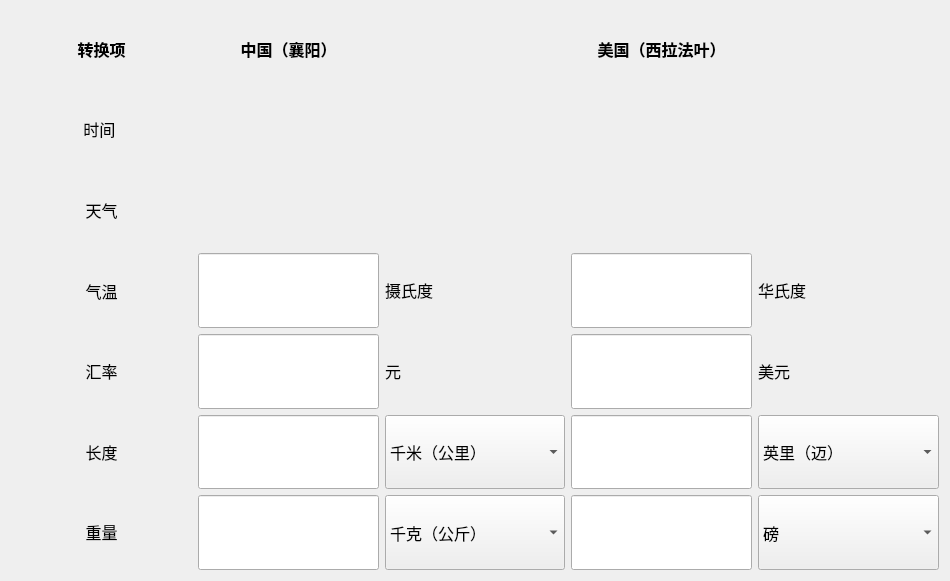
<?xml version="1.0" encoding="UTF-8"?>
<ui version="4.0">
 <class>MainWindow</class>
 <widget class="QMainWindow" name="MainWindow">
  <property name="geometry">
   <rect>
    <x>0</x>
    <y>0</y>
    <width>950</width>
    <height>581</height>
   </rect>
  </property>
  <property name="windowTitle">
   <string>MainWindow</string>
  </property>
  <widget class="QWidget" name="centralWidget">
   <layout class="QHBoxLayout" name="horizontalLayout_2">
    <item>
     <layout class="QGridLayout" name="gridLayout">
      <item row="0" column="0">
       <layout class="QVBoxLayout" name="verticalLayout">
        <item>
         <widget class="QLabel" name="label_14">
          <property name="font">
           <font>
            <family>Microsoft YaHei</family>
            <pointsize>12</pointsize>
            <weight>75</weight>
            <bold>true</bold>
           </font>
          </property>
          <property name="text">
           <string>转换项</string>
          </property>
          <property name="alignment">
           <set>Qt::AlignCenter</set>
          </property>
         </widget>
        </item>
        <item>
         <widget class="QLabel" name="label_6">
          <property name="font">
           <font>
            <family>Microsoft YaHei</family>
            <pointsize>12</pointsize>
           </font>
          </property>
          <property name="text">
           <string>时间 </string>
          </property>
          <property name="alignment">
           <set>Qt::AlignCenter</set>
          </property>
         </widget>
        </item>
        <item>
         <widget class="QLabel" name="label_9">
          <property name="font">
           <font>
            <family>Microsoft YaHei</family>
            <pointsize>12</pointsize>
           </font>
          </property>
          <property name="autoFillBackground">
           <bool>false</bool>
          </property>
          <property name="text">
           <string>天气</string>
          </property>
          <property name="alignment">
           <set>Qt::AlignCenter</set>
          </property>
         </widget>
        </item>
        <item>
         <widget class="QLabel" name="label_5">
          <property name="font">
           <font>
            <family>Microsoft YaHei</family>
            <pointsize>12</pointsize>
           </font>
          </property>
          <property name="text">
           <string>气温</string>
          </property>
          <property name="alignment">
           <set>Qt::AlignCenter</set>
          </property>
         </widget>
        </item>
        <item>
         <widget class="QLabel" name="label_CN_5">
          <property name="font">
           <font>
            <family>Microsoft YaHei</family>
            <pointsize>12</pointsize>
           </font>
          </property>
          <property name="text">
           <string>&lt;html&gt;&lt;head/&gt;&lt;body&gt;&lt;p align=&quot;center&quot;&gt;汇率&lt;/p&gt;&lt;/body&gt;&lt;/html&gt;</string>
          </property>
         </widget>
        </item>
        <item>
         <widget class="QLabel" name="label_CN_4">
          <property name="font">
           <font>
            <family>Microsoft YaHei</family>
            <pointsize>12</pointsize>
           </font>
          </property>
          <property name="text">
           <string>&lt;html&gt;&lt;head/&gt;&lt;body&gt;&lt;p align=&quot;center&quot;&gt;长度&lt;/p&gt;&lt;/body&gt;&lt;/html&gt;</string>
          </property>
         </widget>
        </item>
        <item>
         <widget class="QLabel" name="label_CN_6">
          <property name="font">
           <font>
            <family>Microsoft YaHei</family>
            <pointsize>12</pointsize>
           </font>
          </property>
          <property name="text">
           <string>&lt;html&gt;&lt;head/&gt;&lt;body&gt;&lt;p align=&quot;center&quot;&gt;重量&lt;/p&gt;&lt;/body&gt;&lt;/html&gt;</string>
          </property>
         </widget>
        </item>
       </layout>
      </item>
      <item row="0" column="1">
       <layout class="QHBoxLayout" name="horizontalLayout">
        <item>
         <layout class="QVBoxLayout" name="verticalLayout_2">
          <item>
           <widget class="QLabel" name="label">
            <property name="font">
             <font>
              <family>Microsoft YaHei</family>
              <pointsize>12</pointsize>
              <weight>75</weight>
              <bold>true</bold>
             </font>
            </property>
            <property name="text">
             <string>中国（襄阳）</string>
            </property>
            <property name="alignment">
             <set>Qt::AlignCenter</set>
            </property>
           </widget>
          </item>
          <item>
           <widget class="QLabel" name="label_date_time_CN">
            <property name="font">
             <font>
              <pointsize>12</pointsize>
              <weight>75</weight>
              <bold>true</bold>
             </font>
            </property>
            <property name="text">
             <string/>
            </property>
            <property name="alignment">
             <set>Qt::AlignCenter</set>
            </property>
           </widget>
          </item>
          <item>
           <layout class="QHBoxLayout" name="horizontalLayout_4">
            <item>
             <widget class="QLabel" name="label_weather_cn">
              <property name="layoutDirection">
               <enum>Qt::RightToLeft</enum>
              </property>
              <property name="text">
               <string/>
              </property>
              <property name="alignment">
               <set>Qt::AlignCenter</set>
              </property>
             </widget>
            </item>
            <item>
             <widget class="QLabel" name="label_temp_cn">
              <property name="font">
               <font>
                <pointsize>12</pointsize>
               </font>
              </property>
              <property name="text">
               <string/>
              </property>
              <property name="alignment">
               <set>Qt::AlignCenter</set>
              </property>
             </widget>
            </item>
           </layout>
          </item>
          <item>
           <widget class="QLineEdit" name="lineEdit_temperature_CN">
            <property name="enabled">
             <bool>true</bool>
            </property>
            <property name="sizePolicy">
             <sizepolicy hsizetype="Preferred" vsizetype="Preferred">
              <horstretch>0</horstretch>
              <verstretch>0</verstretch>
             </sizepolicy>
            </property>
            <property name="font">
             <font>
              <pointsize>12</pointsize>
             </font>
            </property>
           </widget>
          </item>
          <item>
           <widget class="QLineEdit" name="lineEdit_currency_CN">
            <property name="enabled">
             <bool>true</bool>
            </property>
            <property name="sizePolicy">
             <sizepolicy hsizetype="Preferred" vsizetype="Preferred">
              <horstretch>0</horstretch>
              <verstretch>0</verstretch>
             </sizepolicy>
            </property>
            <property name="font">
             <font>
              <pointsize>12</pointsize>
             </font>
            </property>
           </widget>
          </item>
          <item>
           <widget class="QLineEdit" name="lineEdit_length_CN">
            <property name="enabled">
             <bool>true</bool>
            </property>
            <property name="sizePolicy">
             <sizepolicy hsizetype="Preferred" vsizetype="Preferred">
              <horstretch>0</horstretch>
              <verstretch>0</verstretch>
             </sizepolicy>
            </property>
            <property name="font">
             <font>
              <pointsize>12</pointsize>
             </font>
            </property>
           </widget>
          </item>
          <item>
           <widget class="QLineEdit" name="lineEdit_weight_CN">
            <property name="enabled">
             <bool>true</bool>
            </property>
            <property name="sizePolicy">
             <sizepolicy hsizetype="Preferred" vsizetype="Preferred">
              <horstretch>0</horstretch>
              <verstretch>0</verstretch>
             </sizepolicy>
            </property>
            <property name="font">
             <font>
              <pointsize>12</pointsize>
             </font>
            </property>
           </widget>
          </item>
         </layout>
        </item>
       </layout>
      </item>
      <item row="0" column="2">
       <layout class="QVBoxLayout" name="verticalLayout_10">
        <item>
         <widget class="QLabel" name="label_3">
          <property name="text">
           <string/>
          </property>
         </widget>
        </item>
        <item>
         <widget class="QLabel" name="label_4">
          <property name="text">
           <string/>
          </property>
         </widget>
        </item>
        <item>
         <widget class="QLabel" name="label_11">
          <property name="text">
           <string/>
          </property>
         </widget>
        </item>
        <item>
         <widget class="QLabel" name="label_CN">
          <property name="font">
           <font>
            <pointsize>12</pointsize>
           </font>
          </property>
          <property name="text">
           <string>&lt;html&gt;&lt;head/&gt;&lt;body&gt;&lt;p&gt;摄氏度&lt;/p&gt;&lt;/body&gt;&lt;/html&gt;</string>
          </property>
         </widget>
        </item>
        <item>
         <widget class="QLabel" name="label_CN_2">
          <property name="text">
           <string>&lt;html&gt;&lt;head/&gt;&lt;body&gt;&lt;p&gt;&lt;span style=&quot; font-size:12pt;&quot;&gt;元&lt;/span&gt;&lt;/p&gt;&lt;/body&gt;&lt;/html&gt;</string>
          </property>
         </widget>
        </item>
        <item>
         <widget class="QComboBox" name="comboBox_length_CN">
          <property name="sizePolicy">
           <sizepolicy hsizetype="Preferred" vsizetype="Preferred">
            <horstretch>0</horstretch>
            <verstretch>0</verstretch>
           </sizepolicy>
          </property>
          <property name="font">
           <font>
            <pointsize>12</pointsize>
           </font>
          </property>
          <item>
           <property name="text">
            <string>千米（公里）</string>
           </property>
          </item>
          <item>
           <property name="text">
            <string>米</string>
           </property>
          </item>
          <item>
           <property name="text">
            <string>厘米（公分）</string>
           </property>
          </item>
          <item>
           <property name="text">
            <string>毫米</string>
           </property>
          </item>
         </widget>
        </item>
        <item>
         <widget class="QComboBox" name="comboBox_weight_CN">
          <property name="sizePolicy">
           <sizepolicy hsizetype="Preferred" vsizetype="Preferred">
            <horstretch>0</horstretch>
            <verstretch>0</verstretch>
           </sizepolicy>
          </property>
          <property name="font">
           <font>
            <pointsize>12</pointsize>
           </font>
          </property>
          <item>
           <property name="text">
            <string>千克（公斤）</string>
           </property>
          </item>
          <item>
           <property name="text">
            <string>斤</string>
           </property>
          </item>
         </widget>
        </item>
       </layout>
      </item>
      <item row="0" column="3">
       <layout class="QVBoxLayout" name="verticalLayout_11">
        <item>
         <widget class="QLabel" name="label_2">
          <property name="font">
           <font>
            <family>Microsoft YaHei</family>
            <pointsize>12</pointsize>
            <weight>75</weight>
            <bold>true</bold>
           </font>
          </property>
          <property name="text">
           <string>美国（西拉法叶）</string>
          </property>
          <property name="alignment">
           <set>Qt::AlignCenter</set>
          </property>
         </widget>
        </item>
        <item>
         <widget class="QLabel" name="label_date_time_US">
          <property name="font">
           <font>
            <pointsize>12</pointsize>
            <weight>75</weight>
            <bold>true</bold>
           </font>
          </property>
          <property name="text">
           <string/>
          </property>
          <property name="alignment">
           <set>Qt::AlignCenter</set>
          </property>
         </widget>
        </item>
        <item>
         <layout class="QHBoxLayout" name="horizontalLayout_5">
          <item>
           <widget class="QLabel" name="label_weather_us">
            <property name="text">
             <string/>
            </property>
            <property name="alignment">
             <set>Qt::AlignCenter</set>
            </property>
           </widget>
          </item>
          <item>
           <widget class="QLabel" name="label_temp_us">
            <property name="font">
             <font>
              <pointsize>12</pointsize>
             </font>
            </property>
            <property name="text">
             <string/>
            </property>
            <property name="alignment">
             <set>Qt::AlignCenter</set>
            </property>
           </widget>
          </item>
         </layout>
        </item>
        <item>
         <widget class="QLineEdit" name="lineEdit_temperature_US">
          <property name="sizePolicy">
           <sizepolicy hsizetype="Preferred" vsizetype="Preferred">
            <horstretch>0</horstretch>
            <verstretch>0</verstretch>
           </sizepolicy>
          </property>
          <property name="font">
           <font>
            <pointsize>12</pointsize>
           </font>
          </property>
         </widget>
        </item>
        <item>
         <widget class="QLineEdit" name="lineEdit_currency_US">
          <property name="sizePolicy">
           <sizepolicy hsizetype="Preferred" vsizetype="Preferred">
            <horstretch>0</horstretch>
            <verstretch>0</verstretch>
           </sizepolicy>
          </property>
          <property name="font">
           <font>
            <pointsize>12</pointsize>
           </font>
          </property>
         </widget>
        </item>
        <item>
         <widget class="QLineEdit" name="lineEdit_length_US">
          <property name="sizePolicy">
           <sizepolicy hsizetype="Preferred" vsizetype="Preferred">
            <horstretch>0</horstretch>
            <verstretch>0</verstretch>
           </sizepolicy>
          </property>
          <property name="font">
           <font>
            <pointsize>12</pointsize>
           </font>
          </property>
         </widget>
        </item>
        <item>
         <widget class="QLineEdit" name="lineEdit_weight_US">
          <property name="sizePolicy">
           <sizepolicy hsizetype="Preferred" vsizetype="Preferred">
            <horstretch>0</horstretch>
            <verstretch>0</verstretch>
           </sizepolicy>
          </property>
          <property name="font">
           <font>
            <pointsize>12</pointsize>
           </font>
          </property>
         </widget>
        </item>
       </layout>
      </item>
      <item row="0" column="4">
       <layout class="QVBoxLayout" name="verticalLayout_17">
        <item>
         <widget class="QLabel" name="label_7">
          <property name="text">
           <string/>
          </property>
         </widget>
        </item>
        <item>
         <widget class="QLabel" name="label_8">
          <property name="text">
           <string/>
          </property>
         </widget>
        </item>
        <item>
         <widget class="QLabel" name="label_45">
          <property name="text">
           <string/>
          </property>
         </widget>
        </item>
        <item>
         <widget class="QLabel" name="label_US">
          <property name="font">
           <font>
            <pointsize>12</pointsize>
           </font>
          </property>
          <property name="text">
           <string>&lt;html&gt;&lt;head/&gt;&lt;body&gt;&lt;p&gt;华氏度&lt;/p&gt;&lt;/body&gt;&lt;/html&gt;</string>
          </property>
         </widget>
        </item>
        <item>
         <widget class="QLabel" name="label_US_2">
          <property name="text">
           <string>&lt;html&gt;&lt;head/&gt;&lt;body&gt;&lt;p&gt;&lt;span style=&quot; font-size:12pt;&quot;&gt;美元&lt;/span&gt;&lt;/p&gt;&lt;/body&gt;&lt;/html&gt;</string>
          </property>
         </widget>
        </item>
        <item>
         <widget class="QComboBox" name="comboBox_length_US">
          <property name="sizePolicy">
           <sizepolicy hsizetype="Preferred" vsizetype="Preferred">
            <horstretch>0</horstretch>
            <verstretch>0</verstretch>
           </sizepolicy>
          </property>
          <property name="font">
           <font>
            <pointsize>12</pointsize>
           </font>
          </property>
          <item>
           <property name="text">
            <string>英里（迈）</string>
           </property>
          </item>
          <item>
           <property name="text">
            <string>英尺</string>
           </property>
          </item>
          <item>
           <property name="text">
            <string>英寸</string>
           </property>
          </item>
         </widget>
        </item>
        <item>
         <widget class="QComboBox" name="comboBox_weight_US">
          <property name="sizePolicy">
           <sizepolicy hsizetype="Preferred" vsizetype="Preferred">
            <horstretch>0</horstretch>
            <verstretch>0</verstretch>
           </sizepolicy>
          </property>
          <property name="font">
           <font>
            <pointsize>12</pointsize>
           </font>
          </property>
          <item>
           <property name="text">
            <string>磅</string>
           </property>
          </item>
         </widget>
        </item>
       </layout>
      </item>
     </layout>
    </item>
   </layout>
  </widget>
  <widget class="QMenuBar" name="menuBar">
   <property name="geometry">
    <rect>
     <x>0</x>
     <y>0</y>
     <width>950</width>
     <height>21</height>
    </rect>
   </property>
  </widget>
 </widget>
 <layoutdefault spacing="6" margin="11"/>
 <resources/>
 <connections/>
</ui>
